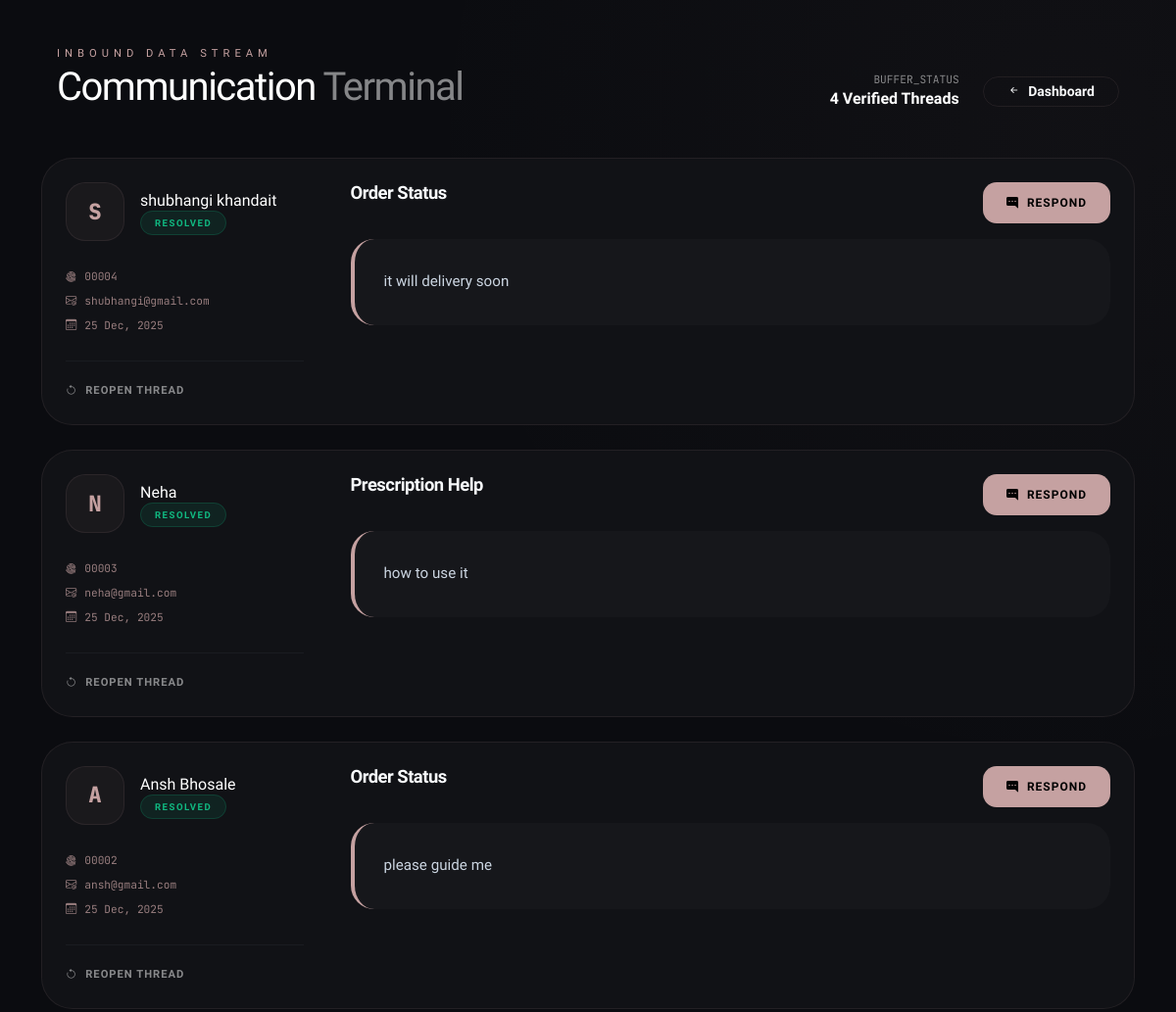
The app's page /module/message.php (signed in, upper part), older data.
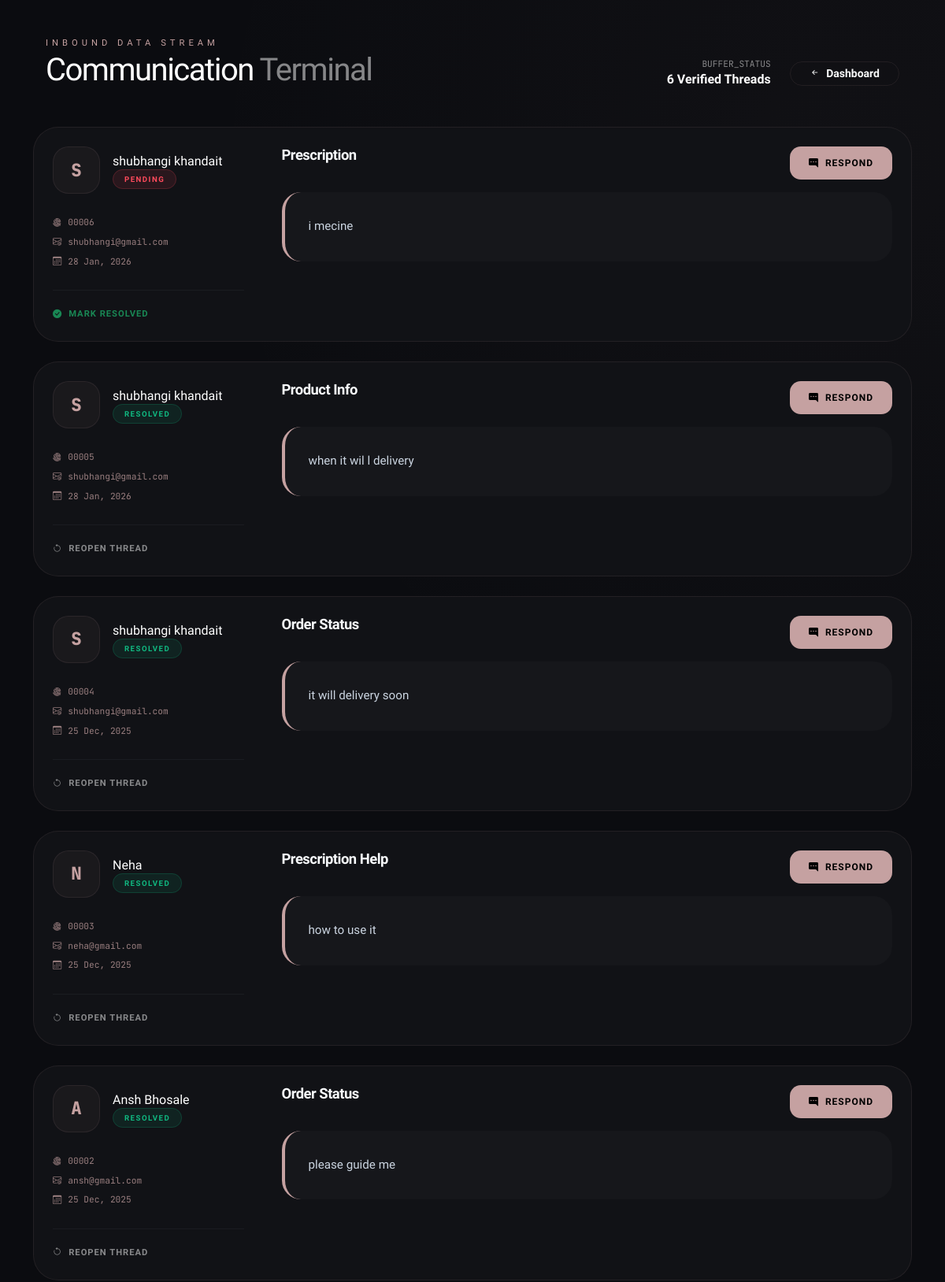
The same page, newer data.
### tables this page shows
CREATE TABLE `contact_messages` (
  `id` int(11) NOT NULL,
  `user_id` int(11) DEFAULT NULL,
  `subject` varchar(100) DEFAULT NULL,
  `message` text DEFAULT NULL,
  `created_at` timestamp NOT NULL DEFAULT current_timestamp(),
  `admin_reply` text DEFAULT NULL,
  `status` enum('Pending','Resolved') DEFAULT 'Pending'
);

CREATE TABLE `users` (
  `id` int(11) NOT NULL,
  `username` varchar(50) DEFAULT NULL,
  `email` varchar(100) NOT NULL,
  `password` varchar(255) NOT NULL,
  `role` varchar(20) DEFAULT 'admin',
  `created_at` timestamp NOT NULL DEFAULT current_timestamp(),
  `theme` varchar(20) DEFAULT 'dark'
);

### module/message.php (the view, shortened to what the changed rows need)
<?php
include('../config/db_connect.php');
$query = "SELECT contact_messages.*, users.username, users.email
          FROM contact_messages
          JOIN users ON contact_messages.user_id = users.id
          ORDER BY
            CASE WHEN status = 'Pending' THEN 1 ELSE 2 END,
            created_at DESC";
$result = mysqli_query($conn, $query);
$count = mysqli_num_rows($result);
?>
<!DOCTYPE html>
<html lang="en">
<head>
    <link href="https://cdn.jsdelivr.net/npm/bootstrap@5.3.0/dist/css/bootstrap.min.css" rel="stylesheet">
    <link rel="stylesheet" href="https://cdn.jsdelivr.net/npm/bootstrap-icons@1.11.0/font/bootstrap-icons.css">
    <link rel="stylesheet" href="https://cdnjs.cloudflare.com/ajax/libs/animate.css/4.1.1/animate.min.css"/>
</head>
<body class="py-5">
    <div class="container animate__animated animate__fadeIn">
        <div class="d-flex flex-column flex-md-row justify-content-between align-items-md-end mb-5 px-3 gap-3">
            <div>
                <h2 class="fw-800 mb-0" style="letter-spacing: -1.5px; font-size: 2.5rem;">Communication <span class="text-white-50">Terminal</span></h2>
            </div>
            <div class="d-flex gap-4 align-items-center">
                <div class="text-end d-none d-md-block">
                    <small class="text-white-50 d-block mono">BUFFER_STATUS</small>
                    <span class="fw-bold text-white"><?php echo $count; ?> Verified Threads</span>
                </div>
            </div>
        </div>
        <?php if($count > 0): ?>
            <?php while($msg = mysqli_fetch_assoc($result)):
            ?>
                <div class="card msg-card p-4 animate__animated animate__fadeInUp">
                    <div class="row g-0">
                        <div class="col-md-3 border-md-end border-secondary" style="--bs-border-opacity: .1;">
                            <div class="pe-md-4 h-100 d-flex flex-column">
                                <div class="d-flex align-items-center mb-4">
                                    <div class="avatar-box me-3">
                                        <?php echo strtoupper(substr($msg['username'], 0, 1)); ?>
                                    </div>
                                    <div>
                                        <h6 class="fw-800 mb-0 text-white"><?php echo htmlspecialchars($msg['username']); ?></h6>
                                        <span class="status-badge <?php echo ($msg['status'] == 'Resolved') ? 'status-resolved' : 'status-pending'; ?>">
                                            <?php echo $msg['status'] ?? 'Active'; ?>
                                        </span>
                                    </div>
                                </div>
                                <div class="mono mb-4 flex-grow-1" style="line-height: 2.2;">
                                    <div class="text-truncate opacity-75"><i class="bi bi-fingerprint me-2"></i><?php echo str_pad($msg['id'], 5, '0', STR_PAD_LEFT); ?></div>
                                    <div class="text-truncate opacity-75"><i class="bi bi-envelope-at me-2"></i><?php echo htmlspecialchars($msg['email']); ?></div>
                                    <div class="opacity-75"><i class="bi bi-calendar3 me-2"></i><?php echo date('d M, Y', strtotime($msg['created_at'])); ?></div>
                                </div>
                                <div class="pt-3 border-top border-secondary" style="--bs-border-opacity: .1;">
                                    <?php if(($msg['status'] ?? 'Pending') == 'Pending'): ?>
                                        <a href="update_msg_status.php?id=<?php echo $msg['id']; ?>&status=Resolved" class="thread-action text-success">
                                            <i class="bi bi-check-circle-fill me-2"></i>Mark Resolved
                                        </a>
                                    <?php else: ?>
                                        <a href="update_msg_status.php?id=<?php echo $msg['id']; ?>&status=Pending" class="thread-action text-white-50">
                                            <i class="bi bi-arrow-counterclockwise me-2"></i>Reopen Thread
                                        </a>
                                    <?php endif; ?>
                                </div>
                            </div>
                        </div>
                        <div class="col-md-9 ps-md-4 mt-4 mt-md-0">
                            <div class="d-flex justify-content-between align-items-start mb-3">
                                <h5 class="subject-line mb-0">
                                    <?php echo htmlspecialchars($msg['subject']); ?>
                                </h5>
                                <button class="btn btn-reply text-nowrap" type="button" data-bs-toggle="collapse" data-bs-target="#replyBox<?php echo $msg['id']; ?>">
                                    <i class="bi bi-chat-right-dots-fill me-2"></i>Respond
                                </button>
                            </div>
                            <div class="content-area mb-3">
                                <?php echo nl2br(htmlspecialchars($msg['message'])); ?>
                            </div>
                        </div>
                    </div>
                </div>
            <?php endwhile; ?>
        <?php endif; ?>
    </div>
</body>
</html>

Row changes from the older to the newer data that the page shows:
added contact_messages: user.username "S", user.username "shubhangi khandait", status "PENDING", id "00006", user.email "shubhangi@gmail.com", created_at "28 Jan, 2026", subject "Prescription", message "i mecine"
added contact_messages: user.username "S", user.username "shubhangi khandait", status "RESOLVED", id "00005", user.email "shubhangi@gmail.com", created_at "28 Jan, 2026", subject "Product Info", message "when it wil l delivery"
Text that changed along with them:
$count: "4" → "6"
